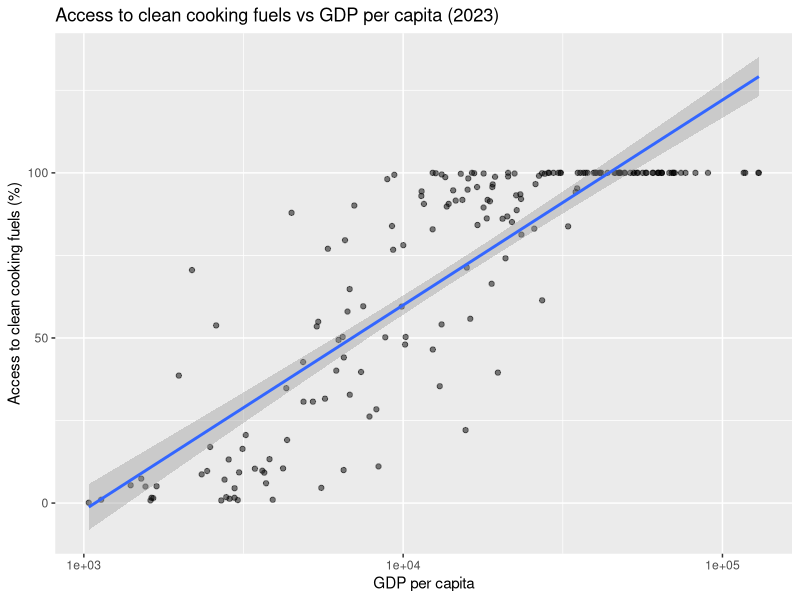
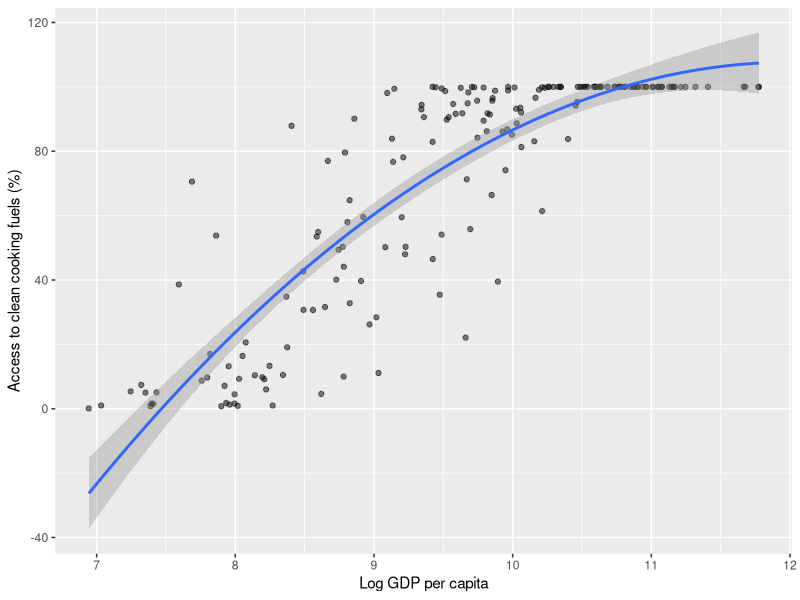

Recreate these plots in R, in order.
## ---- chunk 1
library(tidyverse)
data <- read_csv("access-to-clean-fuels-for-cooking-vs-gdp-per-capita.csv")

data_2023 <- data |>
  filter(Year == 2023)

ggplot(data_2023, aes(x = `GDP per capita`,
                      y = `Access to clean fuels and technologies for cooking`)) +
  geom_point(alpha = 0.5) +
  geom_smooth(method = "lm") +
  scale_x_log10() +
  labs(x = "GDP per capita",
       y = "Access to clean cooking fuels (%)",
       title = "Access to clean cooking fuels vs GDP per capita (2023)")

## ---- chunk 2
# Add income group column
data <- data |>
  mutate(income_group = case_when(
    `GDP per capita` < 1000  ~ "Low income",
    `GDP per capita` < 12000 ~ "Middle income",
    TRUE                     ~ "High income"
  ))|>
  filter(`Access to clean fuels and technologies for cooking` <= 100)  # remove bad values
## ---- chunk 3
model1 <- lm(`Access to clean fuels and technologies for cooking` ~ 
              log(`GDP per capita`), 
            data = data_2023)
summary(model1)
## ---- chunk 4
library(tidyverse)
data_2023 <- data_2023 |>
  mutate(log_gdp = log(`GDP per capita`))

ggplot(data_2023, aes(x = log_gdp,
                      y = `Access to clean fuels and technologies for cooking`)) +
  geom_point(alpha = 0.5) +
  stat_smooth(method = "lm",
              formula = y ~ x + I(x^2)) +
  labs(x = "Log GDP per capita",
       y = "Access to clean cooking fuels (%)")
## ---- chunk 5
model2 <- lm(`Access to clean fuels and technologies for cooking` ~ log(`GDP per capita`) + I(log(`GDP per capita`)^2),
             data = data_2023)
summary(model2)
## ---- chunk 6
anova(model1, model2)
